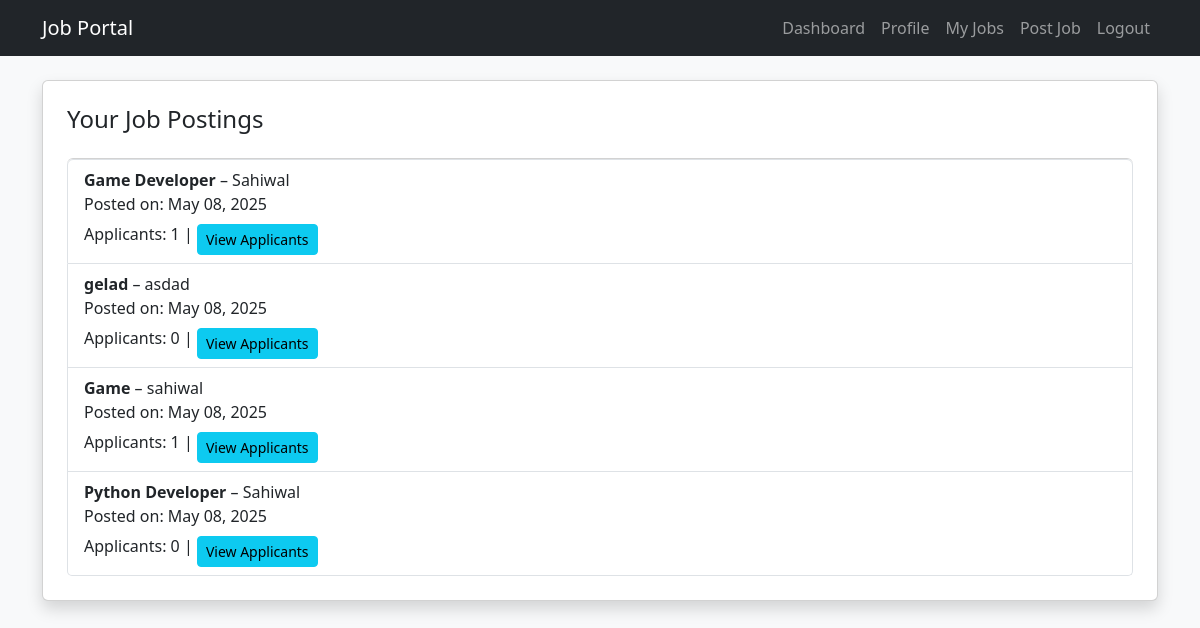
Screenshot of /employer/dashboard/ (signed in) with the database file from the repository.
### core/models.py (models this page shows)
class Job(models.Model):
    employer = models.ForeignKey(EmployerProfile, on_delete=models.CASCADE)
    title = models.CharField(max_length=150)
    description = models.TextField()
    skills_required = models.TextField()
    location = models.CharField(max_length=100)
    salary_min = models.IntegerField()
    salary_max = models.IntegerField()
    job_type = models.CharField(max_length=20, choices=[('full', 'Full-Time'), ('part', 'Part-Time'), ('remote', 'Remote'), ('intern', 'Internship')])
    created_at = models.DateTimeField(auto_now_add=True)
    expiry_date = models.DateField()
    is_active = models.BooleanField(default=True)

### core/views.py (the view)
# urls.py: path('employer/dashboard/', employer_dashboard, name='employer-dashboard'),
@login_required
def employer_dashboard(request):
    if request.user.role != 'employer':
        messages.error(request, "Access denied.")
        return redirect('dashboard')
    employer_profile = request.user.employerprofile
    jobs = Job.objects.filter(employer=employer_profile)
    job_data = []
    for job in jobs:
        applicants = Application.objects.filter(job=job)
        job_data.append({
            'job': job,
            'applicant_count': applicants.count()
        })
    return render(request, 'core/employer_dashboard.html', {'job_data': job_data})

### core/templates/core/employer_dashboard.html (shortened to what this page needs)
{% extends 'base.html' %}
{% block content %}
<div class="card shadow p-4">
  <h4>Your Job Postings</h4>
  <ul class="list-group mt-3">
    {% for item in job_data %}
      <li class="list-group-item">
        <strong>{{ item.job.title }}</strong> – {{ item.job.location }}<br>
        Posted on: {{ item.job.created_at|date:"M d, Y" }}<br>
        Applicants: {{ item.applicant_count }} |
        <a href="{% url 'view-applicants' item.job.id %}" class="btn btn-sm btn-info mt-2">View Applicants</a>
      </li>
    {% empty %}
      <li class="list-group-item">You haven't posted any jobs yet.</li>
    {% endfor %}
  </ul>
</div>
{% endblock %}

### rows the page displays
Job: job "Game Developer", job.location "Sahiwal", job.created_at "May 08, 2025", applicant_count "1"
Job: job "gelad", job.location "asdad", job.created_at "May 08, 2025", applicant_count "0"
Job: job "Game", job.location "sahiwal", job.created_at "May 08, 2025", applicant_count "1"
Job: job "Python Developer", job.location "Sahiwal", job.created_at "May 08, 2025", applicant_count "0"
